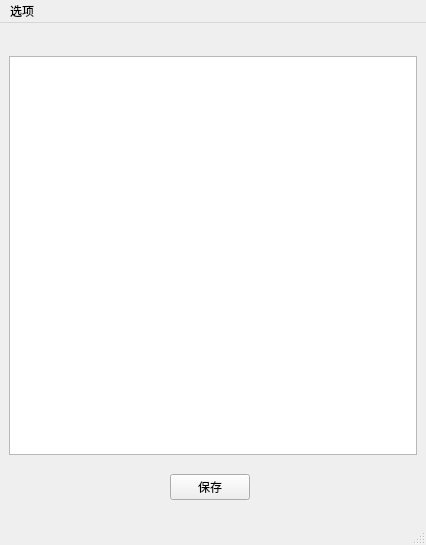
<?xml version="1.0" encoding="UTF-8"?>
<ui version="4.0">
 <class>CreateRule</class>
 <widget class="QMainWindow" name="CreateRule">
  <property name="geometry">
   <rect>
    <x>0</x>
    <y>0</y>
    <width>426</width>
    <height>545</height>
   </rect>
  </property>
  <property name="windowTitle">
   <string>MainWindow</string>
  </property>
  <widget class="QWidget" name="centralwidget">
   <layout class="QGridLayout" name="gridLayout_4">
    <item row="0" column="0">
     <widget class="QWidget" name="widget" native="true">
      <layout class="QGridLayout" name="gridLayout_2"/>
     </widget>
    </item>
    <item row="1" column="0" colspan="4">
     <widget class="QTableWidget" name="tableWidget">
      <property name="editTriggers">
       <set>QAbstractItemView::NoEditTriggers</set>
      </property>
      <property name="alternatingRowColors">
       <bool>true</bool>
      </property>
      <property name="selectionMode">
       <enum>QAbstractItemView::SingleSelection</enum>
      </property>
      <property name="selectionBehavior">
       <enum>QAbstractItemView::SelectRows</enum>
      </property>
      <property name="gridStyle">
       <enum>Qt::SolidLine</enum>
      </property>
     </widget>
    </item>
    <item row="2" column="1">
     <widget class="QWidget" name="widget_3" native="true">
      <layout class="QGridLayout" name="gridLayout_3">
       <item row="0" column="0">
        <spacer name="horizontalSpacer">
         <property name="orientation">
          <enum>Qt::Horizontal</enum>
         </property>
         <property name="sizeHint" stdset="0">
          <size>
           <width>122</width>
           <height>17</height>
          </size>
         </property>
        </spacer>
       </item>
       <item row="0" column="1">
        <widget class="QPushButton" name="pushButton">
         <property name="text">
          <string>保存</string>
         </property>
        </widget>
       </item>
       <item row="0" column="2">
        <spacer name="horizontalSpacer_2">
         <property name="orientation">
          <enum>Qt::Horizontal</enum>
         </property>
         <property name="sizeHint" stdset="0">
          <size>
           <width>121</width>
           <height>35</height>
          </size>
         </property>
        </spacer>
       </item>
      </layout>
     </widget>
    </item>
    <item row="2" column="2">
     <widget class="QWidget" name="widget_2" native="true">
      <layout class="QGridLayout" name="gridLayout"/>
     </widget>
    </item>
   </layout>
  </widget>
  <widget class="QMenuBar" name="menubar">
   <property name="geometry">
    <rect>
     <x>0</x>
     <y>0</y>
     <width>426</width>
     <height>21</height>
    </rect>
   </property>
   <widget class="QMenu" name="menu">
    <property name="title">
     <string>选项</string>
    </property>
    <addaction name="Create"/>
    <addaction name="Delete"/>
   </widget>
   <addaction name="menu"/>
  </widget>
  <widget class="QStatusBar" name="statusbar"/>
  <action name="Create">
   <property name="text">
    <string>创建</string>
   </property>
  </action>
  <action name="Delete">
   <property name="text">
    <string>删除</string>
   </property>
  </action>
 </widget>
 <resources/>
 <connections/>
</ui>
